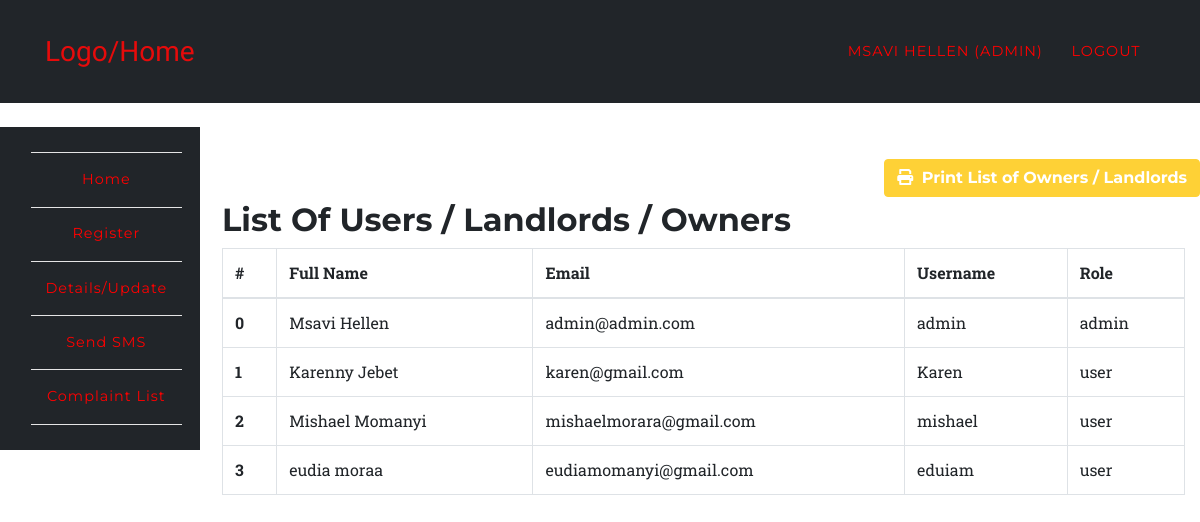
Screenshot of /app/users.php (signed in) with the database file from the repository.
### tables this page shows
CREATE TABLE `users` (
  `id` int(10) UNSIGNED NOT NULL,
  `fullname` varchar(191) NOT NULL,
  `mobile` varchar(191) NOT NULL,
  `username` varchar(191) NOT NULL,
  `email` varchar(191) NOT NULL,
  `password` varchar(191) NOT NULL,
  `created_at` timestamp NULL DEFAULT current_timestamp(),
  `updated_at` timestamp NULL DEFAULT current_timestamp(),
  `role` varchar(100) DEFAULT 'user',
  `status` int(1) NOT NULL DEFAULT 1
);

### app/users.php (the view, shortened to what this page needs)
<?php
	require '../config/config.php';
		try {
			$stmt = $connect->prepare('SELECT * FROM users');
			$stmt->execute();
			$data = $stmt->fetchAll(PDO::FETCH_ASSOC);
		}
		catch(PDOException $e) {
			$errMsg = $e->getMessage();
		}
?>
<?php include '../include/header.php';?>
	<nav class="navbar navbar-expand-lg navbar-dark" style="background-color:#212529;" id="mainNav">
      <div class="container">
        <a class="navbar-brand js-scroll-trigger" href="../index.php">Logo/Home</a>
        <div class="collapse navbar-collapse" id="navbarResponsive">
          <ul class="navbar-nav text-uppercase ml-auto">
            <li class="nav-item">
              <a class="nav-link" href="login.php"><?php echo $_SESSION['fullname']; ?> <?php if($_SESSION['role'] == 'admin'){ echo "(Admin)"; } ?></a>
            </li>
            <li class="nav-item">
              <a href="../auth/logout.php" class="nav-link">Logout</a>
            </li>
          </ul>
        </div>
      </div>
    </nav>
<?php include '../include/side-nav.php';?>
<section class="wrapper" style="margin-left:16%;margin-top: -11%;">
<div class="mt-4 mb-1">
    <div class="text-right d-print-none">
        <a href="javascript:window.print()" class="btn btn-primary waves-effect waves-light"><i class="fas fa-print mr-1"></i> Print List of Owners / Landlords</a>
    </div>
</div>
	<div class="container">
		<div class="row">
			<div class="col-12">
				<h2>List Of Users / Landlords / Owners</h2>
				<div class="table-responsive">
					<table class="table table-bordered">
					  <thead>
					    <tr>
					      <th>#</th>
					      <th>Full Name</th>
					      <th>Email</th>
					      <th>Username</th>
					      <th>Role</th>
					    </tr>
					  </thead>
					  <tbody>
					  	<?php
					  		foreach ($data as $key => $value) {
							   echo '<tr>';
							      echo '<th scope="row">'.$key.'</th>';
							      echo '<td>'.$value['fullname'].'</td>';
							      echo '<td>'.$value['email'].'</td>';
							      echo '<td>'.$value['username'].'</td>';
							      echo '<td>'.$value['role'].'</td>';
							   echo '</tr>';
					  		}
					  	?>
					  </tbody>
					</table>
				</div>
			</div>
		</div>
	</div>
</section>
<?php include '../include/footer.php';?>

### assets/css/rent.css (style rules this page uses)
body { overflow-x: hidden; font-family: 'Roboto Slab', 'Helvetica Neue', Helvetica, Arial, sans-serif; }
a { color: #fed136; }
h1, h2, h3, h4, h5, h6 { font-weight: 700; font-family: 'Montserrat', 'Helvetica Neue', Helvetica, Arial, sans-serif; }
section { padding: 100px 0; }
@media (min-width: 768px) { section { padding: 140px 0; } }
.btn { font-family: 'Montserrat', 'Helvetica Neue', Helvetica, Arial, sans-serif; font-weight: 700; }
.btn-primary { background-color: #fed136; border-color: #fed136; }
#mainNav { background-color: #212529; }
#mainNav .navbar-brand { color: #e60b0b; font-family: 'Kaushan Script', 'Helvetica Neue', Helvetica, Arial, cursive; }
#mainNav .navbar-nav .nav-item .nav-link { font-size: 90%; font-weight: 400; padding: 0.75em 0; letter-spacing: 1px; color: red; font-family: 'Montserrat', 'Helvetica Neue', Helvetica, Arial, sans-serif; }
@media (min-width: 992px) { #mainNav { padding-top: 25px; padding-bottom: 25px; -webkit-transition: padding-top 0.3s, padding-bottom 0.3s; -moz-transition: padding-top 0.3s, padding-bottom 0.3s; transition: padding-top 0.3s, padding-bottom 0.3s; border: none; background-color: transparent; } }
@media (min-width: 992px) { #mainNav .navbar-brand { font-size: 1.75em; -webkit-transition: all 0.3s; -moz-transition: all 0.3s; transition: all 0.3s; } }
@media (min-width: 992px) { #mainNav .navbar-nav .nav-item .nav-link { padding: 1.1em 1em !important; } }

### assets/css/style.css (style rules this page uses)
.navbar { border-radius: 0px; }
section { padding-left: 15px; }

### rows the page displays
users: key "0", fullname "Msavi Hellen", email "admin@admin.com", username "admin", role "admin"
users: key "1", fullname "Karenny Jebet", email "karen@gmail.com", username "Karen", role "user"
users: key "2", fullname "Mishael Momanyi", email "mishaelmorara@gmail.com", username "mishael", role "user"
users: key "3", fullname "eudia moraa", email "eudiamomanyi@gmail.com", username "eduiam", role "user"

### other values shown
$_SESSION['fullname'] "MSAVI HELLEN"
